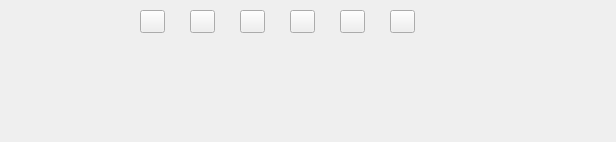
<?xml version="1.0" encoding="UTF-8"?>
<ui version="4.0">
 <class>DesktopLyrics</class>
 <widget class="QWidget" name="DesktopLyrics">
  <property name="geometry">
   <rect>
    <x>0</x>
    <y>0</y>
    <width>616</width>
    <height>142</height>
   </rect>
  </property>
  <property name="minimumSize">
   <size>
    <width>616</width>
    <height>140</height>
   </size>
  </property>
  <property name="maximumSize">
   <size>
    <width>965</width>
    <height>142</height>
   </size>
  </property>
  <property name="windowTitle">
   <string>Form</string>
  </property>
  <property name="styleSheet">
   <string notr="true"/>
  </property>
  <widget class="QPushButton" name="btn_prev">
   <property name="geometry">
    <rect>
     <x>140</x>
     <y>10</y>
     <width>25</width>
     <height>23</height>
    </rect>
   </property>
   <property name="maximumSize">
    <size>
     <width>25</width>
     <height>25</height>
    </size>
   </property>
   <property name="text">
    <string/>
   </property>
  </widget>
  <widget class="QPushButton" name="btn_stop">
   <property name="geometry">
    <rect>
     <x>190</x>
     <y>10</y>
     <width>25</width>
     <height>23</height>
    </rect>
   </property>
   <property name="maximumSize">
    <size>
     <width>25</width>
     <height>25</height>
    </size>
   </property>
   <property name="text">
    <string/>
   </property>
  </widget>
  <widget class="QPushButton" name="btn_next">
   <property name="geometry">
    <rect>
     <x>240</x>
     <y>10</y>
     <width>25</width>
     <height>23</height>
    </rect>
   </property>
   <property name="maximumSize">
    <size>
     <width>25</width>
     <height>25</height>
    </size>
   </property>
   <property name="text">
    <string/>
   </property>
  </widget>
  <widget class="QPushButton" name="btn_setting">
   <property name="geometry">
    <rect>
     <x>290</x>
     <y>10</y>
     <width>25</width>
     <height>23</height>
    </rect>
   </property>
   <property name="maximumSize">
    <size>
     <width>25</width>
     <height>25</height>
    </size>
   </property>
   <property name="text">
    <string/>
   </property>
  </widget>
  <widget class="QPushButton" name="pushButton_5">
   <property name="geometry">
    <rect>
     <x>340</x>
     <y>10</y>
     <width>25</width>
     <height>23</height>
    </rect>
   </property>
   <property name="maximumSize">
    <size>
     <width>25</width>
     <height>25</height>
    </size>
   </property>
   <property name="text">
    <string/>
   </property>
  </widget>
  <widget class="QPushButton" name="btn_close">
   <property name="geometry">
    <rect>
     <x>390</x>
     <y>10</y>
     <width>25</width>
     <height>23</height>
    </rect>
   </property>
   <property name="maximumSize">
    <size>
     <width>25</width>
     <height>25</height>
    </size>
   </property>
   <property name="text">
    <string/>
   </property>
  </widget>
  <widget class="QLabel" name="lab_lastrow">
   <property name="geometry">
    <rect>
     <x>10</x>
     <y>75</y>
     <width>601</width>
     <height>23</height>
    </rect>
   </property>
   <property name="font">
    <font>
     <pointsize>15</pointsize>
     <weight>75</weight>
     <bold>true</bold>
    </font>
   </property>
   <property name="text">
    <string/>
   </property>
   <property name="alignment">
    <set>Qt::AlignCenter</set>
   </property>
  </widget>
  <widget class="QLabel" name="lab_nextrow">
   <property name="geometry">
    <rect>
     <x>10</x>
     <y>98</y>
     <width>601</width>
     <height>23</height>
    </rect>
   </property>
   <property name="font">
    <font>
     <pointsize>15</pointsize>
     <weight>75</weight>
     <bold>true</bold>
    </font>
   </property>
   <property name="text">
    <string/>
   </property>
   <property name="alignment">
    <set>Qt::AlignCenter</set>
   </property>
  </widget>
 </widget>
 <resources/>
 <connections/>
</ui>
